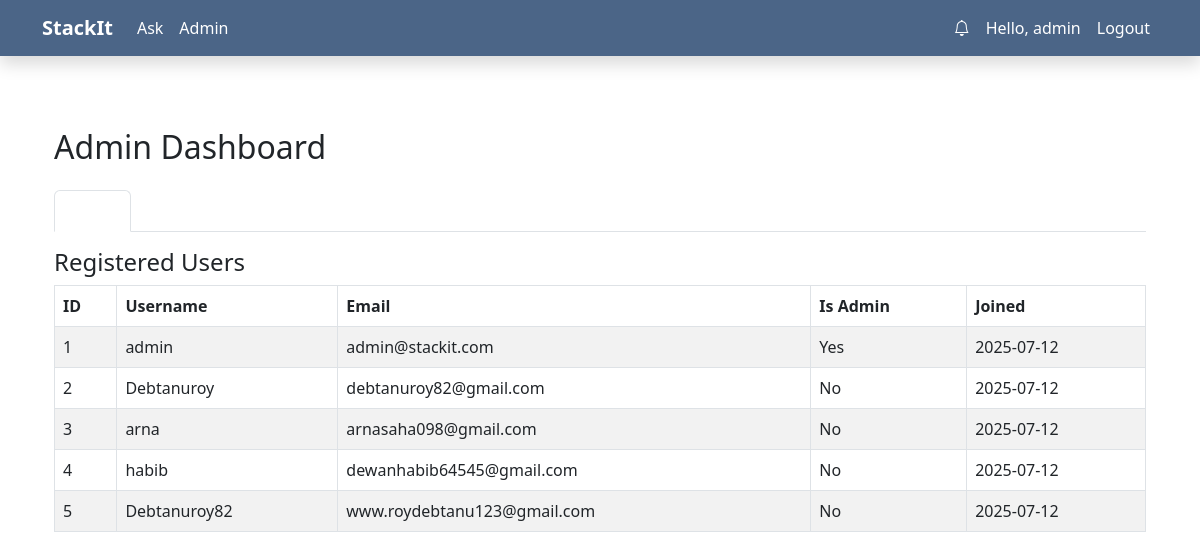
The page /admin (signed in) on the database its author committed.
### app.py (models this page shows)
class User(UserMixin, db.Model):
    id = db.Column(db.Integer, primary_key=True)
    username = db.Column(db.String(80), unique=True, nullable=False)
    email = db.Column(db.String(120), unique=True, nullable=False)
    password_hash = db.Column(db.String(120), nullable=False)
    is_admin = db.Column(db.Boolean, default=False)
    created_at = db.Column(db.DateTime, default=datetime.utcnow)
    questions = db.relationship('Question', backref='author', lazy=True)
    answers = db.relationship('Answer', backref='author', lazy=True)
    votes = db.relationship('Vote', backref='user', lazy=True)
    notifications = db.relationship('Notification', backref='user', lazy=True)

### app.py (the view)
@app.route('/admin')
@login_required
def admin_dashboard():
    if not current_user.is_admin:
        flash('Admin access required')
        return redirect(url_for('index'))
    questions = Question.query.order_by(Question.created_at.desc()).all()
    users = User.query.all()
    return render_template('admin_dashboard.html', questions=questions, users=users)

### app.py (called while the page is built)
@login_manager.user_loader
def load_user(user_id):
    return User.query.get(int(user_id))

### templates/admin_dashboard.html (shortened to what this page needs)
{% extends 'base.html' %}
{% block content %}
<link href="https://cdn.jsdelivr.net/npm/bootstrap@5.3.0/dist/css/bootstrap.min.css" rel="stylesheet">
<div class="container mt-5">
  <h2 class="mb-4">Admin Dashboard</h2>
  <ul class="nav nav-tabs" id="adminTabs" role="tablist">
    <li class="nav-item" role="presentation">
      <button class="nav-link active" id="users-tab" data-bs-toggle="tab" data-bs-target="#users" type="button" role="tab">Users</button>
    </li>
    <li class="nav-item" role="presentation">
      <button class="nav-link" id="questions-tab" data-bs-toggle="tab" data-bs-target="#questions" type="button" role="tab">Questions</button>
    </li>
  </ul>
  <div class="tab-content" id="adminTabsContent">
    <div class="tab-pane fade show active mt-3" id="users" role="tabpanel">
      <h4>Registered Users</h4>
      <table class="table table-bordered table-striped">
        <thead>
          <tr>
            <th>ID</th>
            <th>Username</th>
            <th>Email</th>
            <th>Is Admin</th>
            <th>Joined</th>
          </tr>
        </thead>
        <tbody>
          {% for user in users %}
          <tr>
            <td>{{ user.id }}</td>
            <td>{{ user.username }}</td>
            <td>{{ user.email }}</td>
            <td>{{ 'Yes' if user.is_admin else 'No' }}</td>
            <td>{{ user.created_at.strftime('%Y-%m-%d') }}</td>
          </tr>
          {% endfor %}
        </tbody>
      </table>
    </div>
  </div>
</div>
{% endblock %}

### templates/base.html (shortened to what this page needs)
<!DOCTYPE html>
<html lang="en">
<head>
    <link href="https://cdn.jsdelivr.net/npm/bootstrap@5.3.0/dist/css/bootstrap.min.css" rel="stylesheet">
    <link href="https://cdn.jsdelivr.net/npm/bootstrap-icons@1.10.5/font/bootstrap-icons.css" rel="stylesheet">
</head>
<body>
<nav class="navbar navbar-expand-lg navbar-dark shadow">
  <div class="container">
    <a class="navbar-brand fw-bold" href="{{ url_for('index') }}">StackIt</a>
    <div class="collapse navbar-collapse" id="navbarNav">
      <ul class="navbar-nav me-auto">
        {% if current_user.is_authenticated %}
          <li class="nav-item">
            <a class="nav-link" href="{{ url_for('ask_question') }}">Ask</a>
          </li>
          {% if current_user.is_admin %}
          <li class="nav-item">
            <a class="nav-link" href="{{ url_for('admin_dashboard') }}">Admin</a>
          </li>
          {% endif %}
        {% endif %}
      </ul>
      <ul class="navbar-nav">
        {% if current_user.is_authenticated %}
          <li class="nav-item">
            <a class="nav-link notification-bell position-relative" href="{{ url_for('notifications') }}">
              <i class="bi bi-bell"></i>
            </a>
          </li>
          <li class="nav-item">
            <a class="nav-link" href="#">Hello, {{ current_user.username }}</a>
          </li>
          <li class="nav-item">
            <a class="nav-link" href="{{ url_for('logout') }}">Logout</a>
          </li>
        {% endif %}
      </ul>
    </div>
  </div>
</nav>
<div class="container py-4">
  {% block content %}{% endblock %}
</div>
</body>
</html>

### templates/base.html (style rules this page uses)
body { background: #f8f9fa; font-family: 'Segoe UI', Tahoma, Geneva, Verdana, sans-serif; }
.navbar { background-color: #4B6587; }
.navbar-brand, .nav-link, .dropdown-item { color: #ffffff !important; }
.notification-bell { position: relative; }

### rows shown on the page
User: username "admin", id "1", email "admin@stackit.com", is_admin "Yes", created_at "2025-07-12"
User: id "2", username "Debtanuroy", email "debtanuroy82@gmail.com", is_admin "No", created_at "2025-07-12"
User: id "3", username "arna", email "arnasaha098@gmail.com", is_admin "No", created_at "2025-07-12"
User: id "4", username "habib", email "dewanhabib64545@gmail.com", is_admin "No", created_at "2025-07-12"
User: id "5", username "Debtanuroy82", email "www.roydebtanu123@gmail.com", is_admin "No", created_at "2025-07-12"
